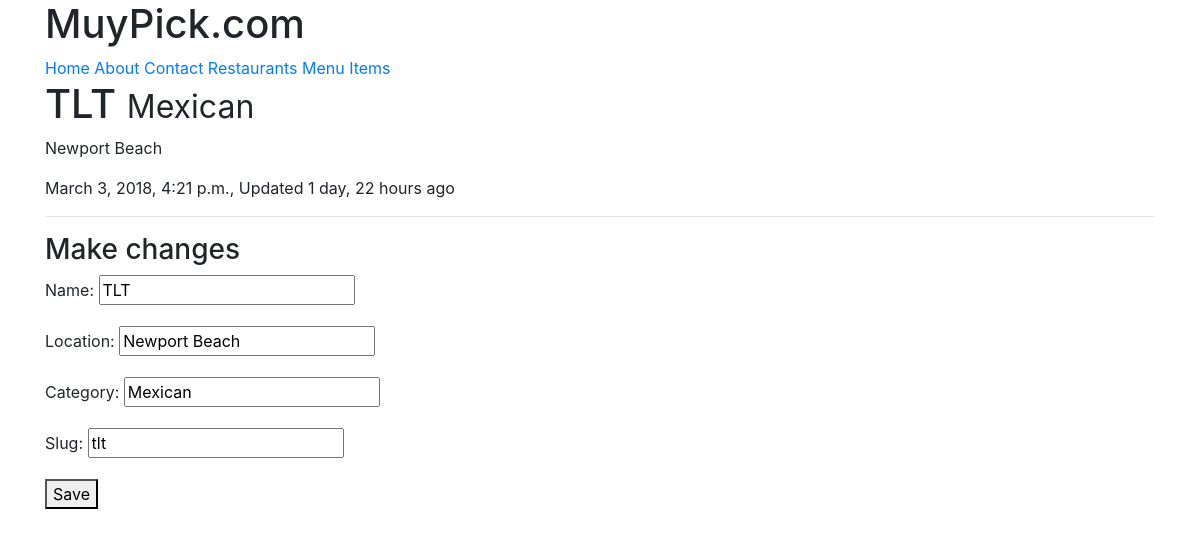
Before: /restaurants/tlt/ (signed in) with the older database file.
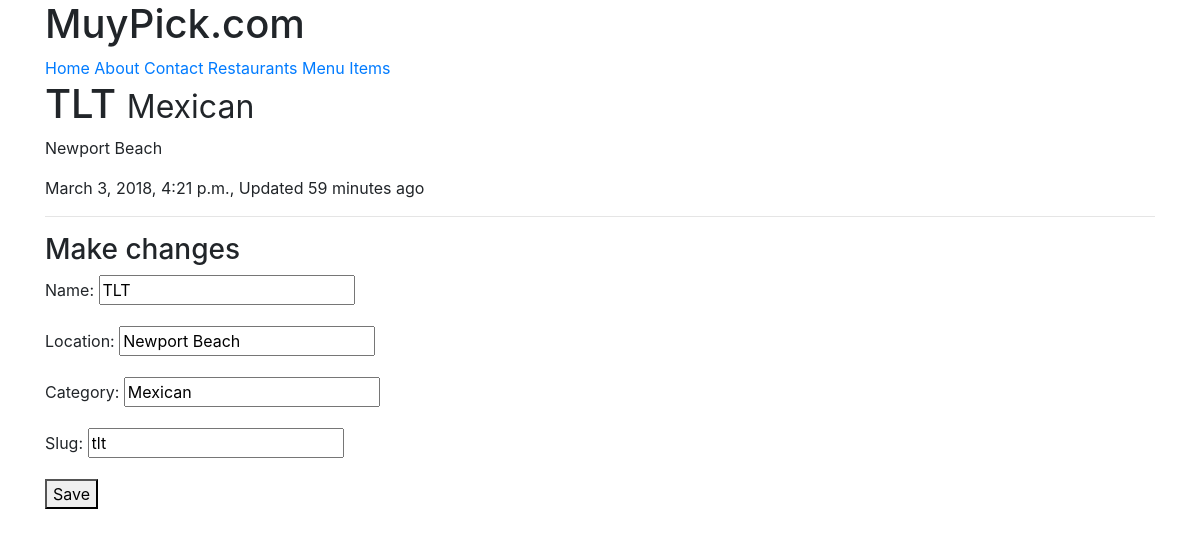
After: the same page with the newer database file.
### restaurants/models.py (models this page shows, shortened)
class RestaurantLocation(models.Model):
    owner          = models.ForeignKey(User)
    name          = models.CharField(max_length = 120)
    location      = models.CharField(max_length = 120, null = True, blank = True)
    category      = models.CharField(max_length = 120, null = True, blank = True, validators = [validate_category])
    timestamp     = models.DateTimeField(auto_now_add = True)
    updated       = models.DateTimeField(auto_now = True)
    slug          = models.SlugField(null = True, blank = True)
    @property
    def title(self):
        return self.name

### restaurants/views.py (the view)
# urls.py: url(r'^(?P<slug>[\w-]+)/$', RestaurantUpdateView.as_view(), name = 'detail'),
class RestaurantUpdateView(LoginRequiredMixin, UpdateView):
    form_class = RestaurantLocationCreateForm
    template_name = 'restaurants/detail-update.html'
    def get_context_data(self, *args, **kwargs):
        context = super(RestaurantUpdateView, self).get_context_data(*args, **kwargs)
        context['title'] = 'Add Restaurant'
        return context
    def get_queryset(self):
        return RestaurantLocation.objects.filter(owner=self.request.user)

### restaurants/forms.py (shortened to what this page needs)
class RestaurantLocationCreateForm(forms.ModelForm):
    class Meta:
        model = RestaurantLocation
        fields = [
            'name',
            'location',
            'category',
            'slug'
        ]

### restaurants/templates/restaurants/detail-update.html (shortened to what this page needs)
{% extends "base.html" %}
{% block content %}
<h1>{{ form.instance.name }} <small>{{ form.instance.category }}</small>  </h1>
<p>{{ form.instance.location }}</p>
<p>{{ form.instance.timestamp }}, Updated {{ form.instance.updated|timesince}} ago</p>
<hr/>
<h3>Make changes</h3>
{% include 'snippets/form_snippet.html' with form=form %}
{% endblock content %}

### templates/snippets/form_snippet.html (shortened to what this page needs)
<form method='POST'>
    {{ form.as_p }}
    <button type="submit" name="button">Save</button>
</form>

Changed rows visible on the page:
changed RestaurantLocation "TLT": instance.updated "1 day, 22 hours" → "59 minutes"
